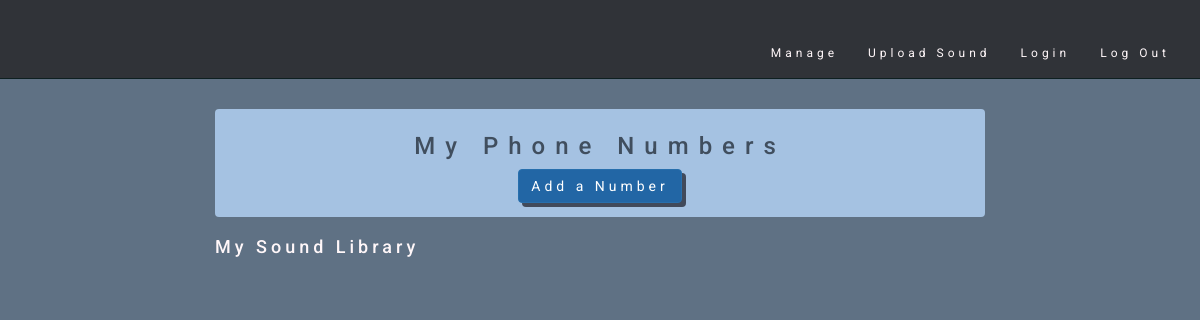
Before: / with the older database file.
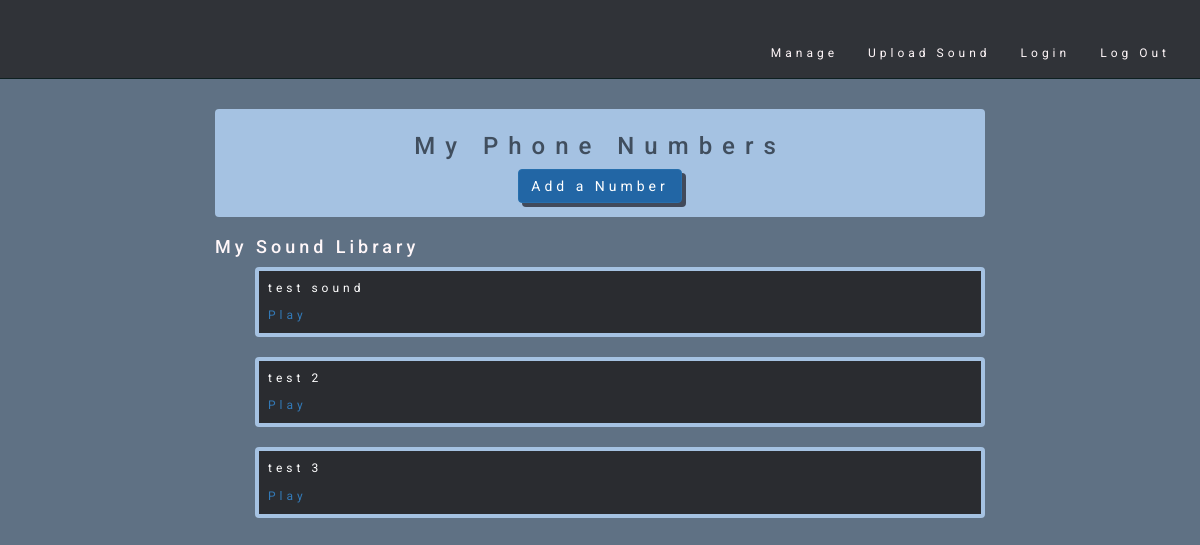
After: the same page with the newer database file.
### vapp/models.py (models this page shows, shortened)
class Sounds(models.Model):
	numobj = models.ForeignKey(BlackList)
	title = models.CharField(max_length=50)
	sound = models.FileField()
	unique_id = models.UUIDField(default=uuid.uuid4, editable=False, unique=True)

### vapp/views.py (the view)
# urls.py: url(r'^$', views.index, name= 'list'),
def index(request):
	listboy= NumObject.objects.all()
	instance= Sounds.objects.all()
	context= {
		'object_listboy': listboy,
		'instance':instance,
	}
	return render(request, 'wall.html', context)

### vapp/templates/wall.html (shortened to what this page needs)
{% extends "header.html" %}
{% block content %}
{% load staticfiles %}
<div class='col-sm-8 col-sm-offset-2'>
<div class='thumbnail'>
<h3 class="text-center">My Phone Numbers</h3>
<p class="text-center"><a class="btn btn-success" style="color: #ffffff" href="/createnum">Add a Number</a></p>
</div>
<h4>My Sound Library</h4>
{% for obj in instance %}
<ul>
	<div class='thumbnail'>
		<div class='caption'>
		<p style="color:#ffffff">{{obj.title}}</p>
			<a onclick="create('{{obj.sound.url}}')">Play</a>
		</div>
	</div>
</ul>
{% endfor %}
</div>
{% endblock %}

Changed rows visible on the page:
added Sounds: title "test sound"
added Sounds: title "test 2"
added Sounds: title "test 3"
